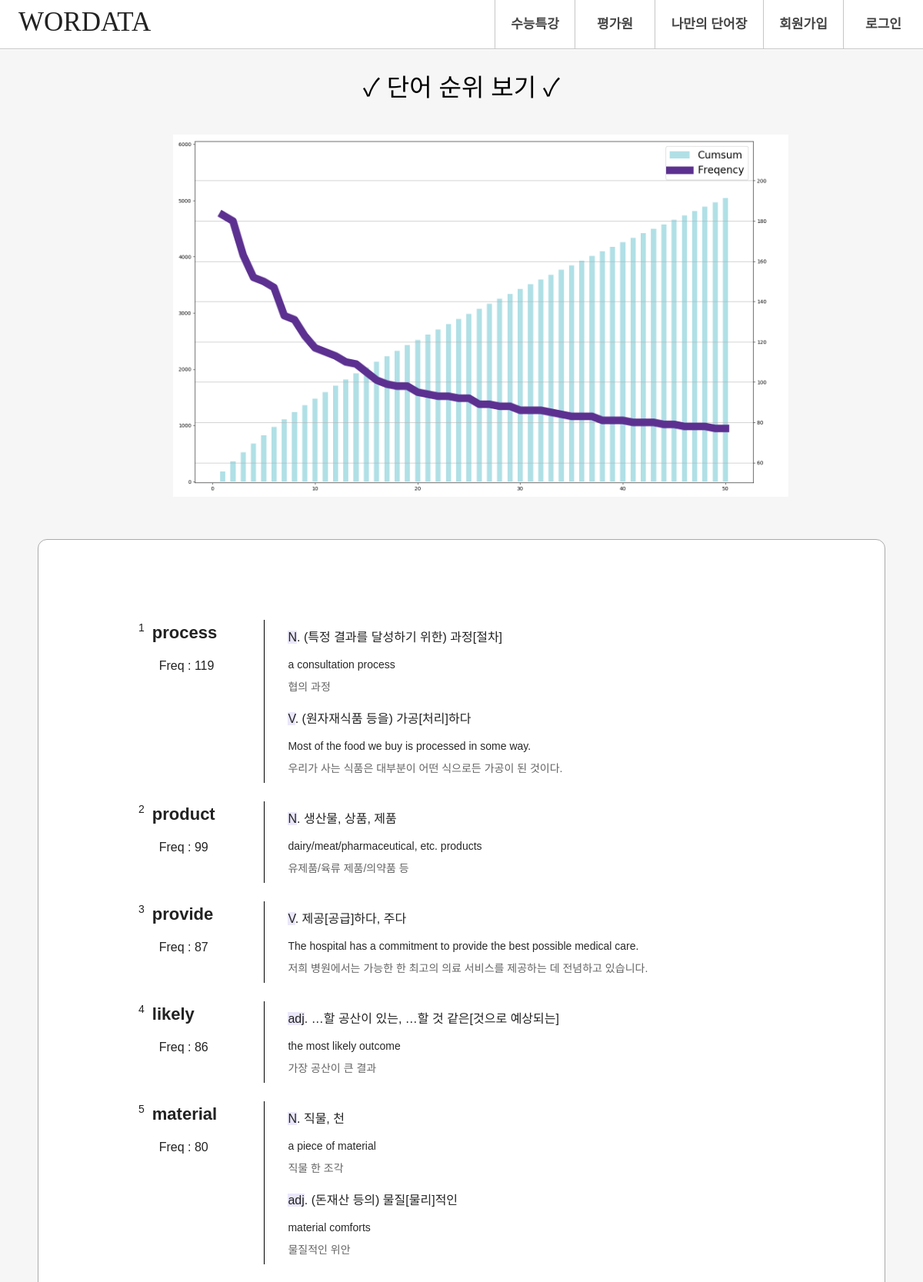
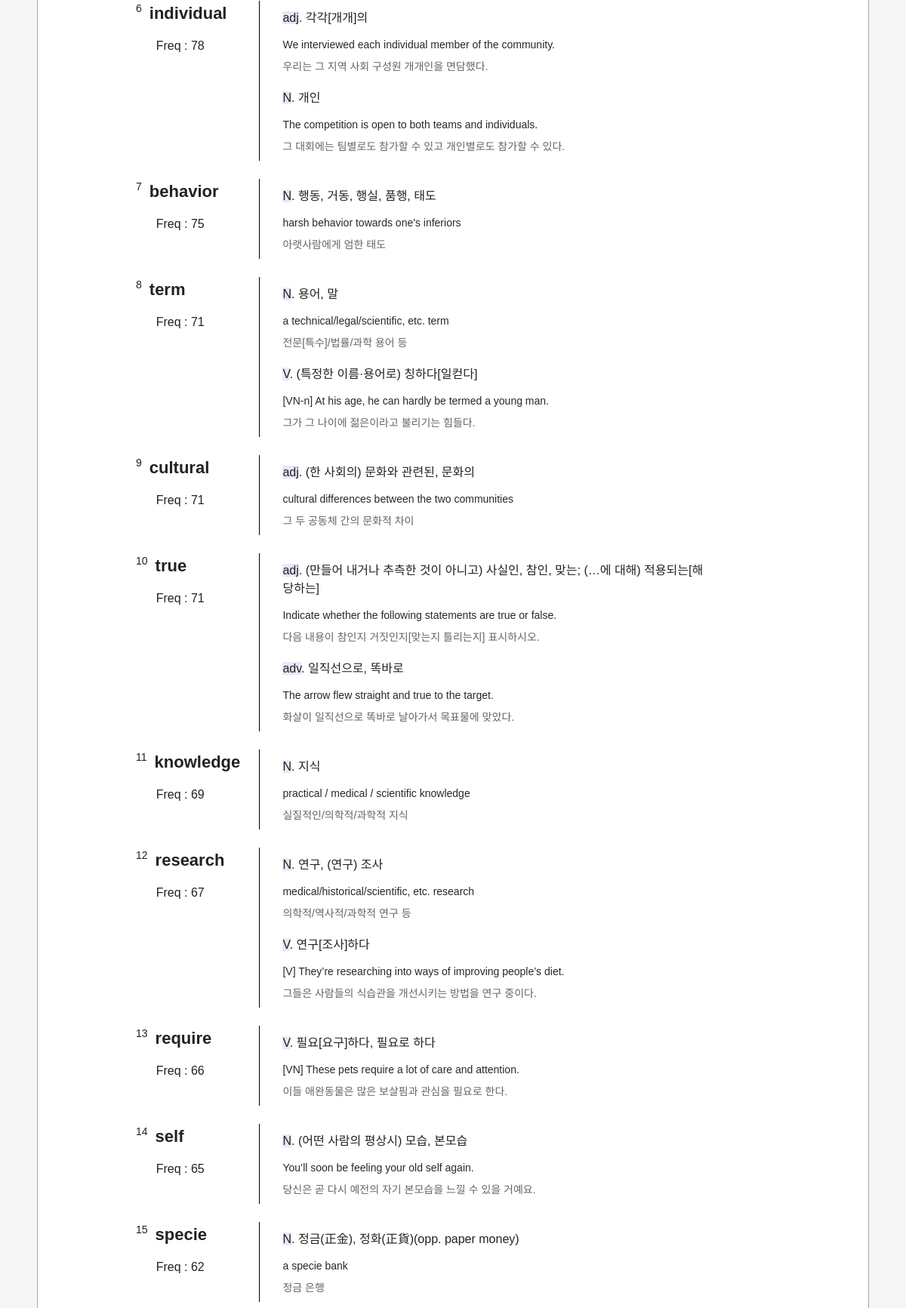
The page /suneung_words/ (upper part) on the database its author committed (2 pictures, top to bottom).
### analysis_text/models.py (models this page shows, shortened)
class Suneung(models.Model):
    numbering = models.IntegerField(default=0, blank=True, null=True)
    word = models.CharField(max_length=50, blank=True, null=True)
    part_of_speech = models.CharField(max_length=20, blank=True, null=True)
    meaning = models.CharField(max_length=40, blank=True, null=True)
    example_sentence = models.TextField(blank=True, null=True)
    sentence_interpretation = models.TextField(blank=True, null=True)
    word_of_frequency = models.IntegerField(default=0, blank=True, null=True)

### analysis_text/views.py (the view)
# urls.py: path('suneung_words/', views.suneung_words, name='suneung_words'),
def suneung_words(request):
    suneung_words = Suneung.objects.all()
    return render(request, 'analysis_text/suneung_words.html', {'suneung_words': suneung_words})

### templates/analysis_text/suneung_words.html (shortened to what this page needs)
{% extends 'layout.html' %}
{% block content %}
<div class="contents" style=" background-color: #F6F6F6; margin-top: -55px;">
    <div class="container">
        <div class="row" style="display: block; text-align: center;">
            <div class="uploadResult_info">
               <h2>&#10003; 단어 순위 보기 &#10003;</h2>
            </div>
            <div class="word_graph">
                <div class="graph_img">
                    <img src="../../static/img/soo.png" style="width: 50rem;";>
                </div>
            </div>
            <div class="endWord">
                <div class="word_user">
                {% for word in suneung_words %}
                    {% if word.numbering != Null %}
                    <div class="UR_box">
                        <div class="UR_one">
                            <div class="UR_eng">
                                <span class="UR_eng_first">{{word.numbering}}&nbsp;</span><span>&nbsp;<span style="font-weight: bold;">{{word.word}}</span></span>
                            </div>
                            <div class="UR_fq">
                                &nbsp;&nbsp;&nbsp;&nbsp;&nbsp;&nbsp;Freq : {{word.word_of_frequency}}
                            </div>
                        </div>
                        <div class="UR_two">
                            <div class="UR_mean">
                                <span class="UR_mean_first">{{word.part_of_speech}}</span>.<span class="UR_mean_second">&nbsp;{{word.meaning}}</span>
                            </div>
                            <div class="UR_ex">
                                {{word.example_sentence}}
                            </div>
                            <div class="UR_exkor">
                                {{word.sentence_interpretation}}
                            </div>
                        </div>
                    </div>
                    {% else%}
                    <div class="UR_box">
                        <div class="UR_one">
                            <div class="UR_eng">
                                <span class="UR_eng_first">&nbsp;</span><span>&nbsp;</span>
                            </div>
                        </div>
                        <div class="UR_two">
                            <div class="UR_mean">
                                <span class="UR_mean_first">{{word.part_of_speech}}</span>.<span class="UR_mean_second">&nbsp;{{word.meaning}}</span>
                            </div>
                            <div class="UR_ex">
                                {{word.example_sentence}}
                            </div>
                            <div class="UR_exkor">
                                {{word.sentence_interpretation}}
                            </div>
                        </div>
                    </div>
                    {% endif %}
                {% endfor %}
                </div>
            </div>
        </div>
    </div>
</div>
{% endblock %}

### templates/layout.html (shortened to what this page needs)
{% load staticfiles %}
<!DOCTYPE html>
<html lang="ko">
<head>
    <link rel="stylesheet" href="{% static 'css/reset.css' %}">
    <link rel="stylesheet" href="{% static 'css/style.css' %}">
    <link rel="stylesheet" href="{% static 'css/swiper.css' %}">
    <link rel="stylesheet" href="{% static 'css/font-awesome.css' %}">
</head>
<body>
 <header id="header">
    <div class="container">
        <div class="row">
            <div class="header clearfix">
                <h1>
                    <a href="{% url 'main:home' %}">
                        <h2>WORDATA</h2>
                    </a>
                </h1>
                <nav class="nav">
                    <ul class="clearfix">
                        <li><a href="{% url 'analysis_text:suneung_words' %}">수능특강</a></li>
                        <li><a href="{% url 'analysis_text:pyeonggawon_words' %}">평가원</a></li>
                        <li class="myvoca"><a href="{% url 'analysis_text:dataframe_words' %}">나만의 단어장</a></li>
                        <li><a href="{% url 'main:signup' %}">회원가입</a></li>
                        <li><a href="{% url 'main:login' %}">로그인</a></li>
                    </ul>
                </nav>
            </div>
        </div>
    </div>
</header>
{% block content %}{% endblock %}
</body>
</html>

### static/css/style.css (style rules this page uses)
#header { width: 100%; height: 63px; border-bottom: 1px solid #c6c6c6; position: fixed; top: 0px; right: 0; left: 0; z-index: 1030; background-color: #fff; }
.container { position: relative; width: 1280px; margin: 0 auto; background: rgba(0,0,0,0); }
.row { padding: 0 24px; }
.header h1 { float: left; }
.header h1 h2 { width: 200px; height: 50px; font-size: 35px; text-align: left; margin-top: 3px; font-family: 'Ubuntu'; }
.header .nav { float: right; }
.header .nav ul { border-left: 1px solid #c6c6c6; }
.header .nav ul li { float: left; width: 103px; text-align: center; border-right: 1px solid #c6c6c6; }
.header .nav ul li a { display: block; padding: 19px 10px; font-size: 17px; font-weight: 700; color: #444; }
.header .nav .myvoca { display: block; padding: 0px 10px; font-size: 17px; font-weight: 700; color: #444; width: 120px; }
@media (max-width: 1290px) { .container { width: 100%; } }
@media (max-width: 1290px) { #header .row { padding-right: 0; } }
@media (max-width: 1290px) { .header .nav li:last-child { border-right: 0; } }
.uploadResult_info h2 { font-size: 32px; text-align: center; margin: 0 auto; margin-bottom: 40px; margin-top: -25px; padding-top: 25px; color: #000; }
.uploadResult_info { display: block; width: 1050px; height: 60px; margin: 0 auto; margin-top: 120px; margin-bottom: 50px; }
.endWord { text-align: center; width: 1100px; border: 1px solid #aaaaaa; background-color: #fff; display: inline-block; border-radius: 12px; padding: 5rem 0; }
.UR_box { text-align: left; font-size: 16px; padding: 0 130px; }
.UR_one { display: inline-block; padding-right: 24px; vertical-align: top; width: 135px; }
.UR_eng { font-size: 22px; }
.UR_eng_first { font-size: 14px; vertical-align: top; }
.UR_fq { margin-top: 15px; }
.UR_two { width: 70%; border-left: 1px solid #000; text-align: left; display: inline-block; padding: 0.5rem 20px; }
.UR_mean { display: inline-block; padding: 0px 10px; margin-top: 3px; margin-bottom: 13px; }
.UR_mean_first { background-color: #EAE7FA; }
.UR_mean_second { overflow: visible; text-align: justify; }
.UR_ex { width: 620px; padding: 0px 10px; font-size: 14px; color: #282828; overflow: visible; text-align: justify; }
.UR_exkor { width: 620px; padding: 0px 10px; margin-top: 8px; font-size: 14px; color: #646464; overflow: visible; text-align: justify; }
.word_graph { text-align: center; margin-bottom: 50px; }
.graph_img { display: inline-block; width: 750px; height: 300px; }

### rows shown on the page
Suneung: numbering "1", word "process", word_of_frequency "119", part_of_speech "N", meaning "(특정 결과를 달성하기 위한) 과정[절차]", example_sentence "a consultation process", sentence_interpretation "협의 과정"
Suneung: part_of_speech "V", meaning "(원자재식품 등을) 가공[처리]하다", example_sentence "Most of the food we buy is processed in some way.", sentence_interpretation "우리가 사는 식품은 대부분이 어떤 식으로든 가공이 된 것이다."
Suneung: numbering "2", word "product", word_of_frequency "99", part_of_speech "N", meaning "생산물, 상품, 제품", example_sentence "dairy/meat/pharmaceutical, etc. products", sentence_interpretation "유제품/육류 제품/의약품 등"
Suneung: numbering "3", word "provide", word_of_frequency "87", part_of_speech "V", meaning "제공[공급]하다, 주다", example_sentence "The hospital has a commitment to provide the best possible medical care.", sentence_interpretation "저희 병원에서는 가능한 한 최고의 의료 서비스를 제공하는 데 전념하고 있습니다."
Suneung: numbering "4", word "likely", word_of_frequency "86", part_of_speech "adj", meaning "…할 공산이 있는, …할 것 같은[것으로 예상되는]", example_sentence "the most likely outcome", sentence_interpretation "가장 공산이 큰 결과"
Suneung: numbering "5", word "material", word_of_frequency "80", part_of_speech "N", meaning "직물, 천", example_sentence "a piece of material", sentence_interpretation "직물 한 조각"
Suneung: part_of_speech "adj", meaning "(돈재산 등의) 물질[물리]적인", example_sentence "material comforts", sentence_interpretation "물질적인 위안"
Suneung: numbering "6", word "individual", word_of_frequency "78", part_of_speech "adj", meaning "각각[개개]의", example_sentence "We interviewed each individual member of the community.", sentence_interpretation "우리는 그 지역 사회 구성원 개개인을 면담했다."
Suneung: part_of_speech "N", meaning "개인", example_sentence "The competition is open to both teams and individuals.", sentence_interpretation "그 대회에는 팀별로도 참가할 수 있고 개인별로도 참가할 수 있다."
Suneung: numbering "7", word "behavior", word_of_frequency "75", part_of_speech "N", meaning "행동, 거동, 행실, 품행, 태도", example_sentence "harsh behavior towards one's inferiors", sentence_interpretation "아랫사람에게 엄한 태도"
Suneung: numbering "8", word "term", word_of_frequency "71", part_of_speech "N", meaning "용어, 말", example_sentence "a technical/legal/scientific, etc. term", sentence_interpretation "전문[특수]/법률/과학 용어 등"
Suneung: part_of_speech "V", meaning "(특정한 이름·용어로) 칭하다[일컫다]", example_sentence "[VN-n] At his age, he can hardly be termed a young man.", sentence_interpretation "그가 그 나이에 젊은이라고 불리기는 힘들다."
Suneung: numbering "9", word "cultural", word_of_frequency "71", part_of_speech "adj", meaning "(한 사회의) 문화와 관련된, 문화의", example_sentence "cultural differences between the two communities", sentence_interpretation "그 두 공동체 간의 문화적 차이"
Suneung: numbering "10", word "true", word_of_frequency "71", part_of_speech "adj", meaning "(만들어 내거나 추측한 것이 아니고) 사실인, 참인, 맞는; (…에 대해) 적용되는[해당하는]", example_sentence "Indicate whether the following statements are true or false.", sentence_interpretation "다음 내용이 참인지 거짓인지[맞는지 틀리는지] 표시하시오."
Suneung: part_of_speech "adv", meaning "일직선으로, 똑바로", example_sentence "The arrow flew straight and true to the target.", sentence_interpretation "화살이 일직선으로 똑바로 날아가서 목표물에 맞았다."
Suneung: numbering "11", word "knowledge", word_of_frequency "69", part_of_speech "N", meaning "지식", example_sentence "practical / medical / scientific knowledge", sentence_interpretation "실질적인/의학적/과학적 지식"
Suneung: numbering "12", word "research", word_of_frequency "67", part_of_speech "N", meaning "연구, (연구) 조사", example_sentence "medical/historical/scientific, etc. research", sentence_interpretation "의학적/역사적/과학적 연구 등"
Suneung: part_of_speech "V", meaning "연구[조사]하다", example_sentence "[V] They’re researching into ways of improving people’s diet.", sentence_interpretation "그들은 사람들의 식습관을 개선시키는 방법을 연구 중이다."
Suneung: numbering "13", word "require", word_of_frequency "66", part_of_speech "V", meaning "필요[요구]하다, 필요로 하다", example_sentence "[VN] These pets require a lot of care and attention.", sentence_interpretation "이들 애완동물은 많은 보살핌과 관심을 필요로 한다."
Suneung: numbering "14", word "self", word_of_frequency "65", part_of_speech "N", meaning "(어떤 사람의 평상시) 모습, 본모습", example_sentence "You’ll soon be feeling your old self again.", sentence_interpretation "당신은 곧 다시 예전의 자기 본모습을 느낄 수 있을 거예요."
Suneung: numbering "15", word "specie", word_of_frequency "62", part_of_speech "N", meaning "정금(正金), 정화(正貨)(opp. paper money)", example_sentence "a specie bank", sentence_interpretation "정금 은행"
